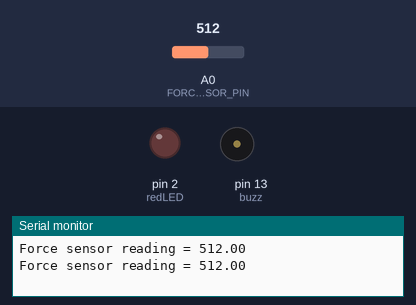
Recording of a sketch running on a simulated Arduino Uno, built with avr-gcc and run on an emulated ATmega328P. Parts: output pins drawn as LEDs (lit = HIGH), buzzer (waves = sounding), the last lines printed to the serial monitor. The inputs (shaded band) are chosen by the test bench; at power-on: A0 (FORCE_SENSOR_PIN) = 512.

Above: at 1.8 s.
1.9 s: A0 (FORCE_SENSOR_PIN) set to 211
3.4 s: A0 (FORCE_SENSOR_PIN) set to 188
At 4.8 s:
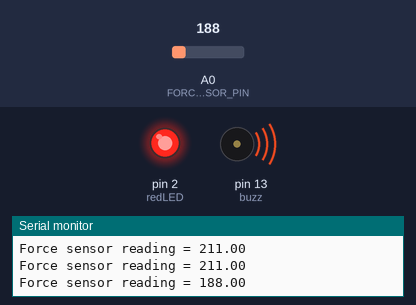
At 5.8 s:
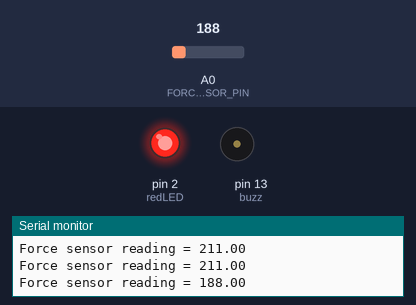
9.5 s: A0 (FORCE_SENSOR_PIN) set to 190
Timing chart, 0 to 14.6 s (numbered marks = the images above; inputs shaded):
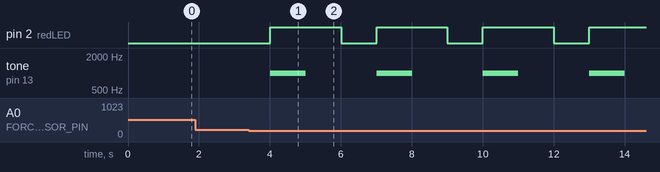

Measured:
- the behaviour switches between 201 and 200 on A0 (FORCE_SENSOR_PIN) (found by bisection; images 0 and 1)
- after the input at 3.4 s, pin 2 (redLED): alternates HIGH for 2.0 s and LOW for 1.0 s, starting after 0.60 s; tone on pin 13 (buzz): alternates 1000 Hz for 1.0 s and silent for 2.0 s, starting after 0.60 s

The sketch:

Code.ino
```cpp
int redLED = 2;
int buzz=13;
#define FORCE_SENSOR_PIN A0 // the FSR and 10K pulldown are connected to A0

void setup() {
  pinMode(redLED, OUTPUT);
pinMode(buzz, OUTPUT);
  Serial.begin(9600);
}

void loop() {
  float forceReading = analogRead(FORCE_SENSOR_PIN);

  Serial.print("Force sensor reading = ");
  Serial.println(forceReading); // print the raw analog reading

 if(forceReading>=10 && forceReading<=200){
     digitalWrite(redLED,HIGH);
   // Serial.println(" -> medium squeeze");
     tone(buzz, 1000); // Send 1KHz sound signal...
     delay(1000);        // ...for 1 sec
     noTone(buzz);     // Stop sound...
     delay(1000);        // ...for 1sec
 }
 digitalWrite(redLED,LOW);

  delay(1000);
}
```
